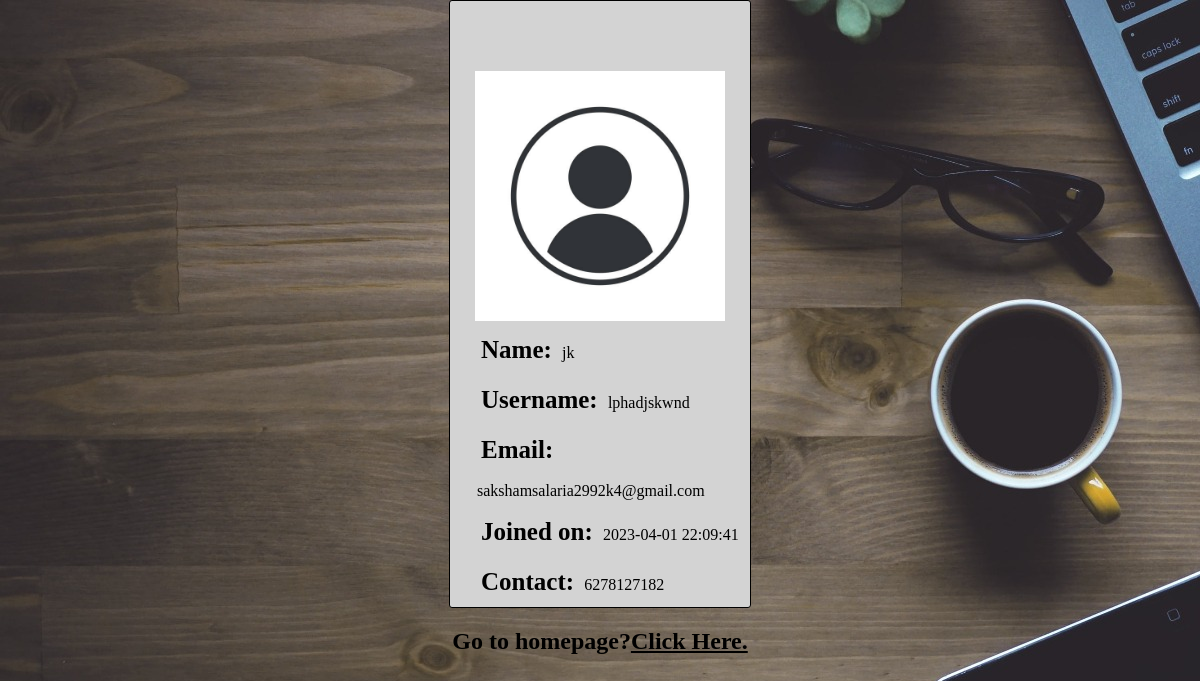
The app's page /profile.php (signed in) with its own data.
### tables this page shows
CREATE TABLE `data_of_kbh` (
  `S.No.` int(4) NOT NULL,
  `Name` varchar(100) NOT NULL,
  `Mobile_Number` bigint(11) NOT NULL,
  `Username` varchar(100) NOT NULL,
  `Email_ID` varchar(100) NOT NULL,
  `Password` varchar(100) NOT NULL,
  `Confirm_Password` varchar(100) NOT NULL,
  `dt` datetime NOT NULL DEFAULT current_timestamp()
);

### profile.php (the view, shortened to what this page needs)
<?php
include 'connect.php';
$Username = $_SESSION['Username'];
$sql = "Select * from `kbh_data`.`data_of_kbh` where Username='$Username'";
$result = mysqli_query($con, $sql);
if($res = mysqli_fetch_array($result)){
    $Name=$res['Name'];
    $Email= $res['Email_ID'];
    $phone= $res['Mobile_Number'];
    $Joined = $res['dt'];
}
?>
<!DOCTYPE html>
<html lang="en">
<head>
    <link rel="stylesheet" href="style1.css">
</head>
<body style="text-align: center;">
    <div class="container" >
    <div class="profile" >
        <img src="istockphoto-1300845620-612x612.jpg" height="250px">
        <div class="desc">
        <span>Name: </span><?php echo $Name; ?><br>
        <span>Username: </span><?php echo $_SESSION['Username']; ?><br>
        <span>Email: </span><?php echo $Email; ?><br>
        <span>Joined on: </span><?php echo $Joined; ?><br>
        <span>Contact: </span><?php echo $phone; ?>
        </div>
    </div>
    </div>
    <h2>Go to homepage?<a href="index1.php">Click Here.</a></h2>
</body>
</html>

### style1.css (style rules this page uses)
body { margin: 0; text-align: center; }
.container { background-color: lightgrey; padding-top: 5%; }
a { color:black; }

### profile.php (style rules this page uses)
.profile { margin-top:10px; }
span { font-weight: bolder; font-size: 25px; padding: 0.25rem; }
.desc { text-align: left; margin-left: 27px; line-height: 2; }
.container { width: 300px; margin:auto; border: 1px solid black; border-radius:3px; }
body { margin-top:80px; background: url(./profile.jpg); }

### records on screen
data_of_kbh: Name "jk", Email_ID "sakshamsalaria2992k4@gmail.com", dt "2023-04-01 22:09:41", Mobile_Number "6278127182"

### other values on screen
$_SESSION['Username'] "lphadjskwnd"
